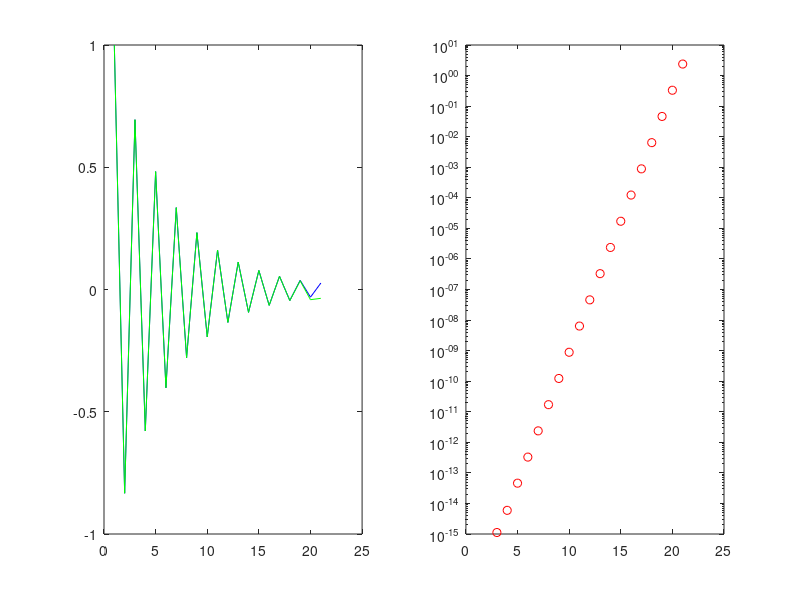
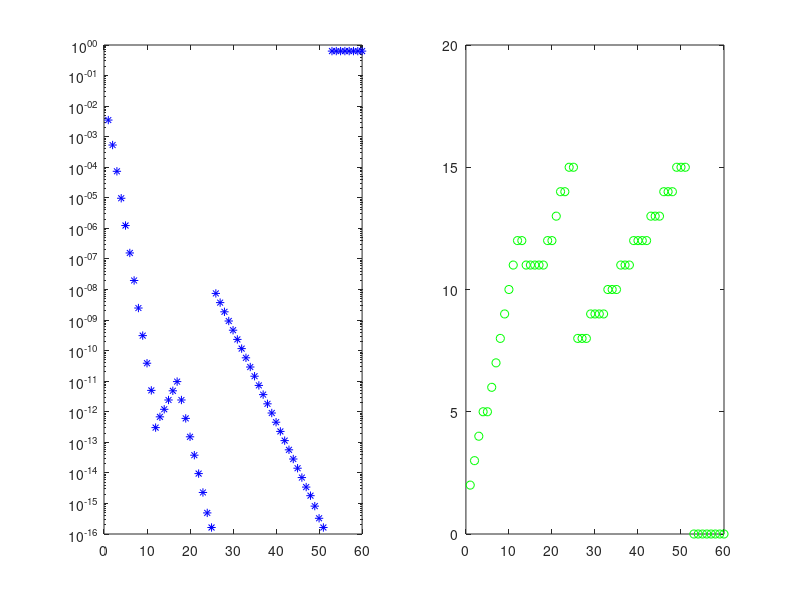

Write the MATLAB code that produced these figures, in order.
%1
clear
clc
n=1:21;
a=(-5/6).^(n-1);

b(1)=1;
b(2)=-5/6;
for k=3:21
    b(k)=5*b(k-2)+31*b(k-1)/6;
end
vex =a;
vap=b;
erel=abs((vex-vap)./vex);
ncif=floor(-log10(erel))
figure;
subplot(121);plot(a,'b');hold on
subplot(121);plot(b,'g')
hold off
subplot(122);semilogy(erel,'or')
fprintf('para n= %2d el error = %e\n',[n;erel])




















%2a
k=0;
while(1+2.^(-k)) ~= 1
    k=k+1;
end
k
fprintf('Para k= %2d el valor de 1+2^-k es %.20f y el de 1+2^-(k-1) es %.20f\n',k,1+2^k,1+2^-(k-1))

%2b
vex=exp(1);
n= 1:60;
x=2.^-n;
vap=(1+x+(x.^2./2)+(x.^3./6)).^(1./x);
erel=abs((vex-vap)./vex);
ncif=floor(-log10(erel));
figure;
subplot(121);semilogy(n,erel,'*b')
subplot(122);plot(n,ncif,'go')
fprintf('para n %2d tenemos %2d cifras decimales significativas\n',[n;ncif]) %para que salga ordenadas

%2c